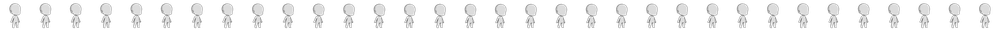
#> input picture samples/base_animations/idle/idle.png, 1000 x 30 px, shrunk from 4224 x 128 before the run
$ python inspect_keyframes.py ../samples/base_animations/idle/idle.png ../samples/base_animations/idle/idle.png
#> lines starting #> are read from the running program, lines starting #| are printed output that depends on the picture
"""Inspect a start/end keyframe pair against the base-animation-pipeline
acceptance checklist.

Reports pass/fail per row for the measurable checks (bbox envelope, feet
alignment, head anchor, canvas edge cropping) and flags visual-inspection
rows (face leaks, ground shadow, clothing leaks) that still need the human
eye. Thresholds match
[base-animation-pipeline.md § keyframe acceptance + seed re-roll].

Usage:
    python inspect_keyframes.py <start.png> <end.png>
"""
from __future__ import annotations

import sys
from pathlib import Path

import numpy as np
from PIL import Image

CHAR_PIXEL_THRESHOLD = 240
CANVAS_EDGE_MARGIN = 5
HEAD_REGION_FRACTION = 0.4

THRESHOLDS = {
    "bbox_height_drift_pct": 3.0,
    "head_top_drift_px": 25,
    "feet_y_drift_px": 10,
    "head_x_mid_offset_px": 10,
    "feet_y_canvas_margin": 5,
    "head_top_canvas_margin": 5,
}


def measure(path: Path) -> dict:
    img = Image.open(path).convert("RGB")
    canvas_w, canvas_h = img.size
    rgb = np.array(img)
    mask = rgb.min(axis=2) < CHAR_PIXEL_THRESHOLD
    ys, xs = np.where(mask)
    if len(ys) == 0:
        raise RuntimeError(f"{path}: no character pixels found")
    top, bot = int(ys.min()), int(ys.max())
    left, right = int(xs.min()), int(xs.max())

    head_cutoff = top + int(HEAD_REGION_FRACTION * (bot - top))
    head_xs = xs[ys < head_cutoff]
    head_x_mid = int(round(float(head_xs.mean()))) if len(head_xs) else (left + right) // 2

    below_feet = mask[bot + 1 : min(bot + 20, canvas_h)]
    shadow_pixel_count = int(below_feet.sum())

    return {
        "path": path,
        "canvas_w": canvas_w,
        "canvas_h": canvas_h,
        "bbox": (left, top, right, bot),
        "bbox_w": right - left + 1,
        "bbox_h": bot - top + 1,
        "feet_y": bot,
        "head_top_y": top,
        "head_x_mid": head_x_mid,
        "shadow_pixel_count": shadow_pixel_count,
    }


def inspect_pair(start: dict, end: dict) -> list[tuple[str, bool, str]]:
    results: list[tuple[str, bool, str]] = []
    canvas_h = start["canvas_h"]
    canvas_w = start["canvas_w"]

    h_drift = abs(start["bbox_h"] - end["bbox_h"])
    h_drift_pct = 100 * h_drift / max(start["bbox_h"], end["bbox_h"])
    ok = h_drift_pct <= THRESHOLDS["bbox_height_drift_pct"]
    results.append((
        "7a bbox_height drift",
        ok,
        f"{h_drift} px ({h_drift_pct:.1f}%) vs threshold {THRESHOLDS['bbox_height_drift_pct']}%",
    ))

    top_drift = abs(start["head_top_y"] - end["head_top_y"])
    ok = top_drift <= THRESHOLDS["head_top_drift_px"]
    results.append((
        "7b head_top_y drift",
        ok,
        f"{top_drift} px vs threshold {THRESHOLDS['head_top_drift_px']} px",
    ))

    feet_drift = abs(start["feet_y"] - end["feet_y"])
    ok = feet_drift <= THRESHOLDS["feet_y_drift_px"]
    results.append((
        "7c feet_y drift",
        ok,
        f"{feet_drift} px vs threshold {THRESHOLDS['feet_y_drift_px']} px",
    ))

    mid = canvas_w // 2
    for name, frame in (("start", start), ("end", end)):
        off = abs(frame["head_x_mid"] - mid)
        ok = off <= THRESHOLDS["head_x_mid_offset_px"]
        results.append((
            f"7d head_x_mid offset ({name})",
            ok,
            f"{off} px from canvas midline ({frame['head_x_mid']} vs {mid})",
        ))

    for name, frame in (("start", start), ("end", end)):
        room_below = canvas_h - 1 - frame["feet_y"]
        ok = room_below >= THRESHOLDS["feet_y_canvas_margin"]
        results.append((
            f"4a feet not cropped ({name})",
            ok,
            f"{room_below} px below feet (canvas {canvas_h})",
        ))
        ok_top = frame["head_top_y"] >= THRESHOLDS["head_top_canvas_margin"]
        results.append((
            f"4b head not cropped ({name})",
            ok_top,
            f"{frame['head_top_y']} px above head top",
        ))
        edge_gap_left = frame["bbox"][0]
        edge_gap_right = canvas_w - 1 - frame["bbox"][2]
        ok_sides = edge_gap_left >= 5 and edge_gap_right >= 5
        results.append((
            f"4c sides not cropped ({name})",
            ok_sides,
            f"left gap {edge_gap_left} px, right gap {edge_gap_right} px",
        ))

    for name, frame in (("start", start), ("end", end)):
        ok = frame["shadow_pixel_count"] == 0
        results.append((
            f"3 no shadow below feet ({name})",
            ok,
            f"{frame['shadow_pixel_count']} non-background pixels within 20 px below feet",
        ))

    return results


def format_frame(tag: str, frame: dict) -> str:
    l, t, r, b = frame["bbox"]
    return (
        f"  {tag:>5}: {Path(frame['path']).name}\n"
        f"         canvas={frame['canvas_w']}x{frame['canvas_h']}  bbox=({l},{t})-({r},{b})  "
        f"size={frame['bbox_w']}x{frame['bbox_h']}\n"
        f"         feet_y={frame['feet_y']}  head_top_y={frame['head_top_y']}  "
        f"head_x_mid={frame['head_x_mid']}"
    )


def main(argv: list[str]) -> int:
    if len(argv) != 3:
        print("usage: inspect_keyframes.py <start.png> <end.png>")
        return 1
    start = measure(Path(argv[1]))
#> in measure, `img = Image.open(path).convert("RGB")`:
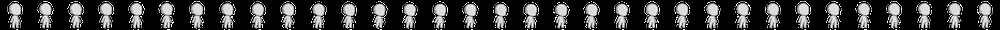
#> img: PIL image 1000x30 RGB; min 0, max 255, mean 57.3
#> in measure, `top, bot = int(ys.min()), int(ys.max())`: top = 0; bot = 29
#> in measure, `left, right = int(xs.min()), int(xs.max())`: left = 0; right = 999
#> in measure, `head_cutoff = top + int(HEAD_REGION_FRACTION * (bot - top))`: head_cutoff = 11
#> in measure, `head_xs = xs[ys < head_cutoff]`: head_xs = 10756 values, max 999 at index 999, min 0 at index 0, mean 499.6
#> in measure, `head_x_mid = int(round(float(head_xs.mean()))) if len(head_xs) else (l..`: head_x_mid = 500
#> in measure, `below_feet = mask[bot + 1 : min(bot + 20, canvas_h)]`: below_feet = empty array
#> in measure, `shadow_pixel_count = int(below_feet.sum())`: shadow_pixel_count = 0
#> start = 10 items
    end = measure(Path(argv[2]))
#> end = 10 items

    print("frames:")
    print(format_frame("start", start))
#> in format_frame, `l, t, r, b = frame["bbox"]`: l = 0; r = 999; b = 29
#|   start: idle.png
#|          canvas=1000x30  bbox=(0,0)-(999,29)  size=1000x30
#|          feet_y=29  head_top_y=0  head_x_mid=500
    print(format_frame("end", end))
#|     end: idle.png
#|          canvas=1000x30  bbox=(0,0)-(999,29)  size=1000x30
#|          feet_y=29  head_top_y=0  head_x_mid=500

    print("\nautomated checks:")
    results = inspect_pair(start, end)
#> in inspect_pair, `results: list[tuple[str, bool, str]] = []`: results = []
#> in inspect_pair, `canvas_h = start["canvas_h"]`: canvas_h = 30
#> in inspect_pair, `canvas_w = start["canvas_w"]`: canvas_w = 1000
#> in inspect_pair, `h_drift = abs(start["bbox_h"] - end["bbox_h"])`: h_drift = 0
#> in inspect_pair, `ok = h_drift_pct <= THRESHOLDS["bbox_height_drift_pct"]`: ok = True
#> in inspect_pair, `top_drift = abs(start["head_top_y"] - end["head_top_y"])`: top_drift = 0
#> in inspect_pair, `mid = canvas_w // 2`: mid = 500
#> the loop in inspect_pair, `for name, frame in (("start", start), ("end", end)):` made 2 passes
#> (name, off, ok) on passes 1 to 2: ('start', 0, True), ('end', 0, True)
#> after the loop in inspect_pair, `for name, frame in (("start", start), ("end", end)):`: results = 5 items
#> the loop in inspect_pair, `for name, frame in (("start", start), ("end", end)):` made 2 passes
#> (name, room_below, ok, ok_top, edge_gap_left, edge_gap_right, ok_sides) on passes 1 to 2: ('start', 0, False, False, 0, 0, False), ('end', 0, False, False, 0, 0, False)
#> after the loop in inspect_pair, `for name, frame in (("start", start), ("end", end)):`: results = 11 items
#> the loop in inspect_pair, `for name, frame in (("start", start), ("end", end)):` made 2 passes
#> (name, ok) on passes 1 to 2: ('start', True), ('end', True)
#> after the loop in inspect_pair, `for name, frame in (("start", start), ("end", end)):`: results = 13 items
#> results = 13 items
    failed = 0
    for name, ok, detail in results:
        mark = "PASS" if ok else "FAIL"
        if not ok:
            failed += 1
        print(f"  [{mark}] {name}: {detail}")
#> this loop made 13 passes
#> (name, ok, detail, mark) on passes 1 to 8: ('7a bbox_height drift', True, '0 px (0.0%) vs threshold 3.0%', 'PASS'), ('7b head_top_y drift', True, '0 px vs threshold 25 px', 'PASS'), ('7c feet_y drift', True, '0 px vs threshold 10 px', 'PASS'), ('7d head_x_mid offset (start)', True, '0 px from canvas midline (500 vs 500)', 'PASS'), ('7d head_x_mid offset (end)', True, '0 px from canvas midline (500 vs 500)', 'PASS'), ('4a feet not cropped (start)', False, '0 px below feet (canvas 30)', 'FAIL'), ('4b head not cropped (start)', False, '0 px above head top', 'FAIL'), ('4c sides not cropped (start)', False, 'left gap 0 px, right gap 0 px', 'FAIL')
#> (name, ok, mark) on passes 12 to 13: ('3 no shadow below feet (start)', True, 'PASS'), ('3 no shadow below feet (end)', True, 'PASS')
#|   [PASS] 7a bbox_height drift: 0 px (0.0%) vs threshold 3.0%
#|   [PASS] 7b head_top_y drift: 0 px vs threshold 25 px
#|   [PASS] 7c feet_y drift: 0 px vs threshold 10 px
#|   [PASS] 7d head_x_mid offset (start): 0 px from canvas midline (500 vs 500)
#|   [PASS] 7d head_x_mid offset (end): 0 px from canvas midline (500 vs 500)
#|   [FAIL] 4a feet not cropped (start): 0 px below feet (canvas 30)
#|   [FAIL] 4b head not cropped (start): 0 px above head top
#|   [FAIL] 4c sides not cropped (start): left gap 0 px, right gap 0 px
#> (further printed lines are left out)
#> after the loop, failed = 6

    print("\nvisual-inspection rows (require human eye — open both PNGs and confirm):")
    print("  [1] Head is perfectly smooth and blank (no eyes, mouth, nose, ears, blush, eyebrows)")
    print("  [2] Body is naked (no shirt, shoes, hair, hat)")
    print("  [5] Body is upright and not rotated")
    print("  [6] Facing direction matches between start and end (check by FEET, not head)")

    if failed:
        print(f"\n>>> {failed} automated check(s) failed — re-roll or re-author before proceeding.")
#| >>> 6 automated check(s) failed — re-roll or re-author before proceeding.
        return 2
    print("\n>>> all automated checks pass. Run visual inspection before staging for W2.")
    return 0


if __name__ == "__main__":
#> (the run stopped early here; a loop or call above may not have finished)
